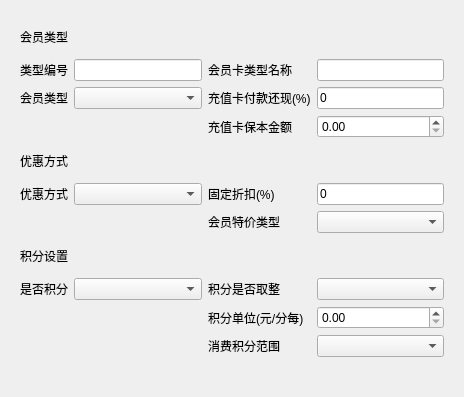
<?xml version="1.0" encoding="UTF-8"?>
<ui version="4.0">
 <class>w_m_member_list_type_new_Dialog</class>
 <widget class="QDialog" name="w_m_member_list_type_new_Dialog">
  <property name="geometry">
   <rect>
    <x>0</x>
    <y>0</y>
    <width>464</width>
    <height>397</height>
   </rect>
  </property>
  <property name="windowTitle">
   <string>Dialog</string>
  </property>
  <layout class="QVBoxLayout" name="verticalLayout" stretch="1,0">
   <item>
    <widget class="QFrame" name="frame">
     <property name="outer_stylesheet" stdset="0">
      <string>frame_detail_show</string>
     </property>
     <layout class="QGridLayout" name="gridLayout" columnstretch="0,1,0,1">
      <item row="1" column="0">
       <widget class="QLabel" name="label_ch_typeno">
        <property name="text">
         <string>类型编号</string>
        </property>
       </widget>
      </item>
      <item row="1" column="1">
       <widget class="QLineEdit" name="lineEdit_ch_typeno"/>
      </item>
      <item row="1" column="2">
       <widget class="QLabel" name="label_vch_typename">
        <property name="text">
         <string>会员卡类型名称</string>
        </property>
       </widget>
      </item>
      <item row="1" column="3">
       <widget class="QLineEdit" name="lineEdit_vch_typename"/>
      </item>
      <item row="2" column="0">
       <widget class="QLabel" name="label_2">
        <property name="text">
         <string>会员类型</string>
        </property>
       </widget>
      </item>
      <item row="2" column="1">
       <widget class="lds_ComboBox" name="comboBox_ch_attribute"/>
      </item>
      <item row="2" column="2">
       <widget class="QLabel" name="label_4">
        <property name="text">
         <string>充值卡付款还现(%)</string>
        </property>
        <property name="wordWrap">
         <bool>true</bool>
        </property>
       </widget>
      </item>
      <item row="2" column="3">
       <widget class="QLineEdit" name="lineEdit_int_backcash_rate">
        <property name="text">
         <string>0</string>
        </property>
       </widget>
      </item>
      <item row="3" column="1">
       <widget class="QPushButton" name="pushButton">
        <property name="styleSheet">
         <string notr="true">QPushButton{
	background:transparent;
	border:0px;
	default:transparent;
}
</string>
        </property>
        <property name="text">
         <string/>
        </property>
       </widget>
      </item>
      <item row="3" column="2">
       <widget class="QLabel" name="label_5">
        <property name="text">
         <string>充值卡保本金额</string>
        </property>
       </widget>
      </item>
      <item row="5" column="0">
       <widget class="QLabel" name="label_6">
        <property name="text">
         <string>优惠方式</string>
        </property>
       </widget>
      </item>
      <item row="5" column="1">
       <widget class="lds_ComboBox" name="comboBox_ch_favourable"/>
      </item>
      <item row="5" column="2">
       <widget class="QLabel" name="label_7">
        <property name="text">
         <string>固定折扣(%)</string>
        </property>
       </widget>
      </item>
      <item row="5" column="3">
       <widget class="QLineEdit" name="lineEdit_int_discount">
        <property name="text">
         <string>0</string>
        </property>
       </widget>
      </item>
      <item row="6" column="2">
       <widget class="QLabel" name="label_15">
        <property name="text">
         <string>会员特价类型</string>
        </property>
       </widget>
      </item>
      <item row="6" column="3">
       <widget class="lds_ComboBox" name="comboBox_ch_pricekind"/>
      </item>
      <item row="8" column="0">
       <widget class="QLabel" name="label_8">
        <property name="text">
         <string>是否积分</string>
        </property>
       </widget>
      </item>
      <item row="8" column="1">
       <widget class="lds_ComboBox" name="comboBox_ch_calc"/>
      </item>
      <item row="8" column="2">
       <widget class="QLabel" name="label_9">
        <property name="text">
         <string>积分是否取整</string>
        </property>
       </widget>
      </item>
      <item row="8" column="3">
       <widget class="lds_ComboBox" name="comboBox_ch_calc_type"/>
      </item>
      <item row="9" column="2">
       <widget class="QLabel" name="label_10">
        <property name="text">
         <string>积分单位(元/分每)</string>
        </property>
       </widget>
      </item>
      <item row="10" column="2">
       <widget class="QLabel" name="label_11">
        <property name="text">
         <string>消费积分范围</string>
        </property>
       </widget>
      </item>
      <item row="10" column="3">
       <widget class="lds_ComboBox" name="comboBox_ch_area_flag"/>
      </item>
      <item row="0" column="0" colspan="2">
       <widget class="QLabel" name="label_12">
        <property name="text">
         <string>会员类型</string>
        </property>
       </widget>
      </item>
      <item row="4" column="0" colspan="2">
       <widget class="QLabel" name="label_13">
        <property name="text">
         <string>优惠方式</string>
        </property>
       </widget>
      </item>
      <item row="7" column="0" colspan="2">
       <widget class="QLabel" name="label_14">
        <property name="text">
         <string>积分设置</string>
        </property>
       </widget>
      </item>
      <item row="10" column="1">
       <widget class="QPushButton" name="pushButton_2">
        <property name="styleSheet">
         <string notr="true">background:transparent;
color:transparent;
border:0px;</string>
        </property>
        <property name="text">
         <string/>
        </property>
       </widget>
      </item>
      <item row="3" column="3">
       <widget class="lds_doublespinbox" name="lineEdit_int_card_baseamount"/>
      </item>
      <item row="9" column="3">
       <widget class="lds_doublespinbox" name="lineEdit_int_calc_unit"/>
      </item>
     </layout>
    </widget>
   </item>
   <item>
    <layout class="QHBoxLayout" name="horizontalLayout_2">
     <item>
      <widget class="QLabel" name="label_record">
       <property name="text">
        <string/>
       </property>
      </widget>
     </item>
     <item>
      <widget class="lds_toolbar" name="widget"/>
     </item>
    </layout>
   </item>
  </layout>
 </widget>
 <customwidgets>
  <customwidget>
   <class>lds_ComboBox</class>
   <extends>QComboBox</extends>
   <header>lds_combobox.h</header>
  </customwidget>
  <customwidget>
   <class>lds_doublespinbox</class>
   <extends>QDoubleSpinBox</extends>
   <header>lds_doublespinbox.h</header>
  </customwidget>
  <customwidget>
   <class>lds_toolbar</class>
   <extends>QFrame</extends>
   <header>lds_toolbar.h</header>
   <container>1</container>
  </customwidget>
 </customwidgets>
 <tabstops>
  <tabstop>pushButton_2</tabstop>
  <tabstop>lineEdit_ch_typeno</tabstop>
  <tabstop>comboBox_ch_attribute</tabstop>
  <tabstop>lineEdit_int_discount</tabstop>
  <tabstop>comboBox_ch_calc</tabstop>
  <tabstop>lineEdit_vch_typename</tabstop>
  <tabstop>lineEdit_int_backcash_rate</tabstop>
  <tabstop>comboBox_ch_favourable</tabstop>
  <tabstop>comboBox_ch_pricekind</tabstop>
  <tabstop>comboBox_ch_calc_type</tabstop>
  <tabstop>comboBox_ch_area_flag</tabstop>
  <tabstop>pushButton</tabstop>
 </tabstops>
 <resources/>
 <connections/>
</ui>
